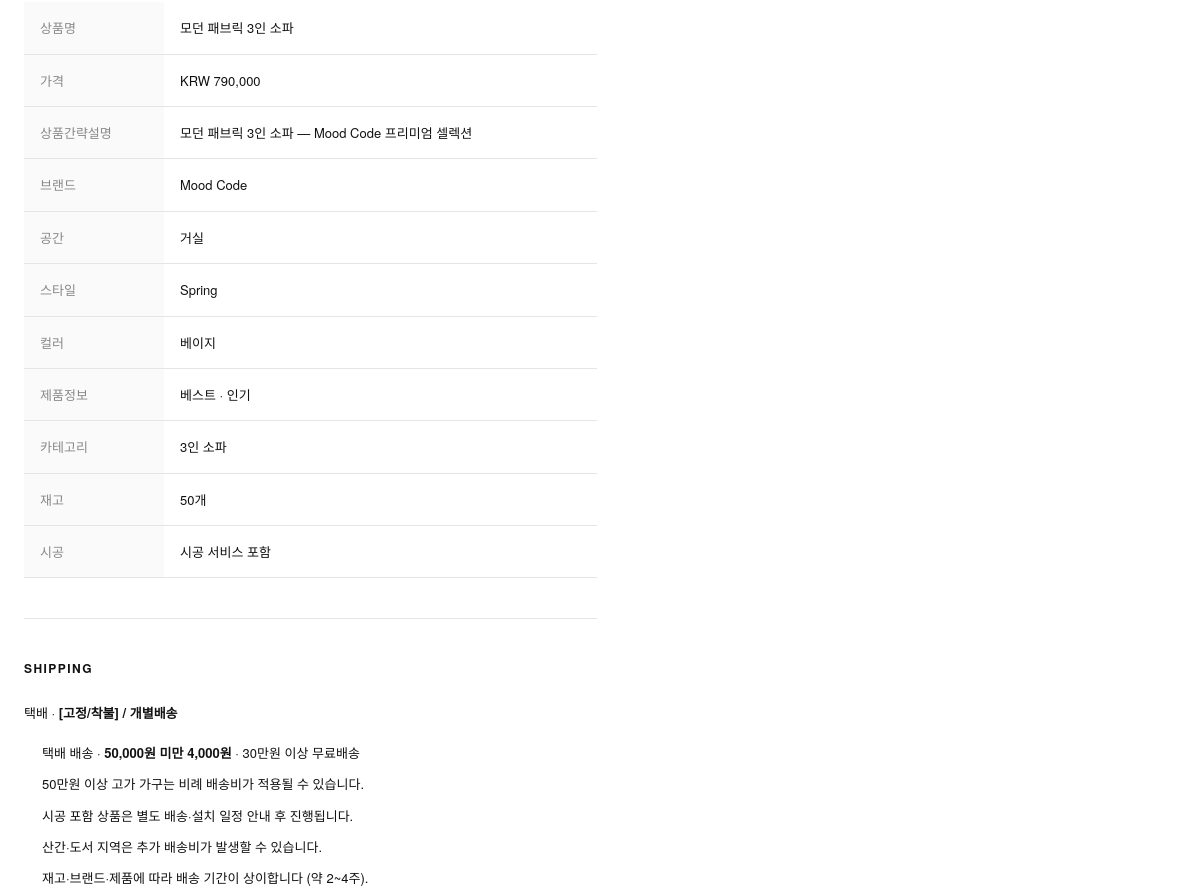
Page /products/modern-fabric-sofa (middle part) on the earlier database version.
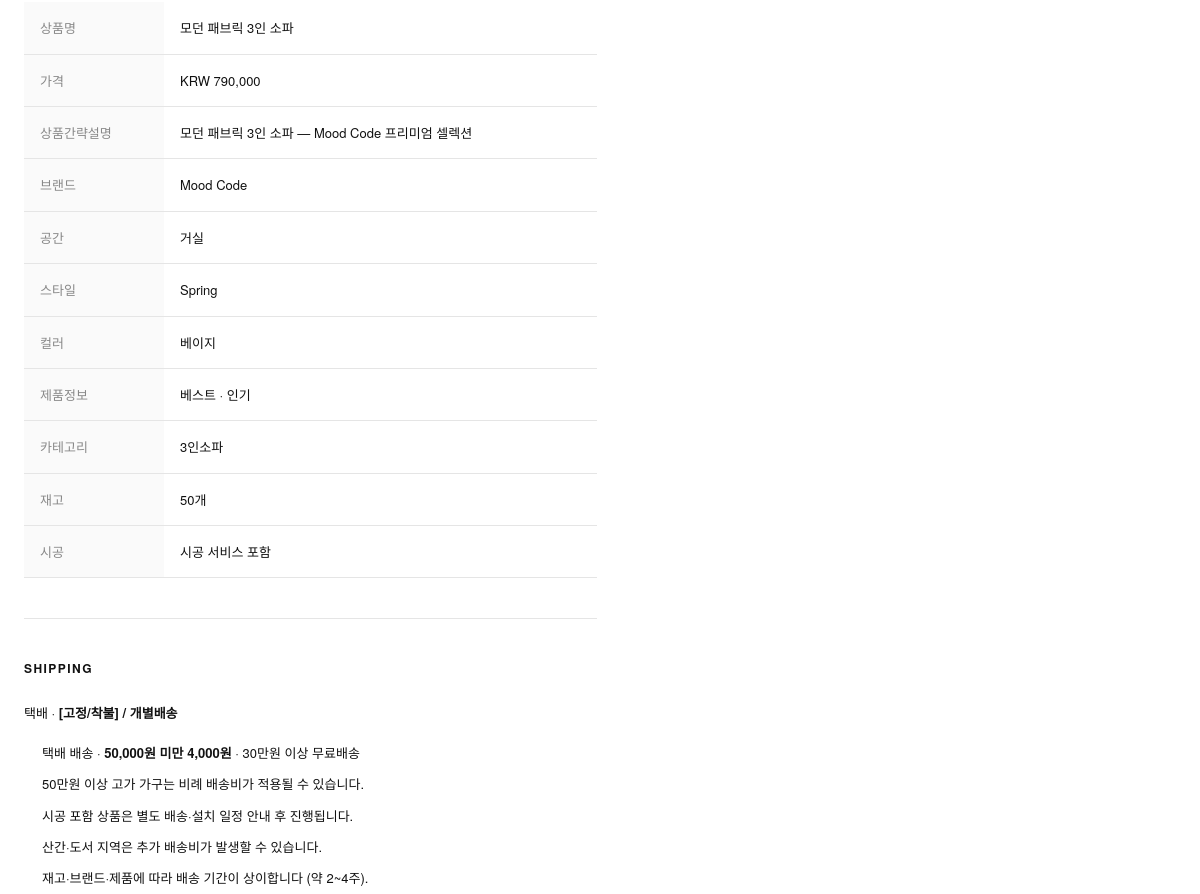
Same page on the later database version.
### models/product.py (models this page shows, shortened)
class Product(db.Model):
    __tablename__ = "products"
    id = db.Column(db.Integer, primary_key=True)
    category_id = db.Column(db.Integer, db.ForeignKey("categories.id"), nullable=False, index=True)
    name = db.Column(db.String(200), nullable=False)
    slug = db.Column(db.String(200), unique=True, nullable=False, index=True)
    description = db.Column(db.Text)
    price = db.Column(db.Integer, nullable=False)  # 원 단위 정수
    discount_price = db.Column(db.Integer)  # 할인가 (nullable)
    stock = db.Column(db.Integer, default=0, nullable=False)
    image_url = db.Column(db.String(500))
    brand = db.Column(db.String(80), index=True)
    filter_space = db.Column(db.String(20), index=True)   # living, bedroom, kitchen, balcony
    filter_style = db.Column(db.String(20), index=True)   # spring, summer, fall, winter, all
    filter_color = db.Column(db.String(20), index=True)   # white, beige, gray, ...
    mood_code_number = db.Column(db.String(32), index=True)  # MC-SF-001 (팀 내부 상품 코드)
    has_installation = db.Column(db.Boolean, default=False, nullable=False)
    is_popular = db.Column(db.Boolean, default=False, nullable=False)
    is_new = db.Column(db.Boolean, default=False, nullable=False)
    is_best = db.Column(db.Boolean, default=False, nullable=False)
    is_active = db.Column(db.Boolean, default=True, nullable=False)
    created_at = db.Column(db.DateTime, default=datetime.utcnow, nullable=False)
    updated_at = db.Column(
        db.DateTime, default=datetime.utcnow, onupdate=datetime.utcnow, nullable=False
    )
    category = db.relationship("Category", back_populates="products")
    cart_items = db.relationship("CartItem", back_populates="product", lazy="dynamic")
    order_items = db.relationship("OrderItem", back_populates="product", lazy="dynamic")
    wishlist_items = db.relationship("WishlistItem", back_populates="product", lazy="dynamic")
    reviews = db.relationship("Review", back_populates="product", lazy="dynamic")
    questions = db.relationship("ProductQuestion", back_populates="product", lazy="dynamic")
    @property
    def sale_price(self) -> int:
        return self.discount_price if self.discount_price else self.price
    @property
    def discount_rate(self) -> int:
        if self.discount_price and self.price > 0:
            return round((1 - self.discount_price / self.price) * 100)
        return 0

### models/category.py (models this page shows, shortened)
class Category(db.Model):
    __tablename__ = "categories"
    id = db.Column(db.Integer, primary_key=True)
    name = db.Column(db.String(100), unique=True, nullable=False)
    name_en = db.Column(db.String(100))  # 사이드 메뉴·카테고리 페이지 영문명
    slug = db.Column(db.String(100), unique=True, nullable=False, index=True)
    description = db.Column(db.Text)
    icon = db.Column(db.String(50))  # CSS 아이콘 클래스 또는 이모지
    sort_order = db.Column(db.Integer, default=0, nullable=False)
    is_active = db.Column(db.Boolean, default=True, nullable=False)
    created_at = db.Column(db.DateTime, default=datetime.utcnow, nullable=False)
    parent_id = db.Column(db.Integer, db.ForeignKey("categories.id"), nullable=True)
    parent = db.relationship("Category", remote_side=[id], backref="children")
    products = db.relationship("Product", back_populates="category", lazy="dynamic")

### routes/product.py (the view)
@product_bp.route("/products/<slug>")
def detail(slug: str):
    product = Product.query.filter_by(slug=slug, is_active=True).first()
    if not product:
        abort(404)
    related = (
        Product.query.filter(
            Product.category_id == product.category_id,
            Product.id != product.id,
            Product.is_active.is_(True),
        )
        .order_by(Product.is_best.desc(), Product.created_at.desc())
        .limit(4)
        .all()
    )
    return render_template(
        "product/detail.html",
        product=product,
        related_products=related,
        in_wishlist=is_in_wishlist(product.id),
        questions=get_product_questions(product.id),
        reviews=get_product_reviews(product.id),
        product_specs=get_product_specs(product),
        summary_specs=get_product_summary_specs(product),
        detail_table=get_product_detail_table(product),
        shipping_label=get_product_shipping_label(product),
        shipping_content=SHIPPING_CONTENT,
        exchange_content=EXCHANGE_CONTENT,
    )

### services/cart_service.py (called while the page is built, shortened)
def line_shipping_info(line: CartLine) -> dict:
    if line.product.has_installation:
        return {
            "label": "배송 : [고정/착불] / 개별배송",
            "fee": 0,
            "cod_separate": True,
            "standard": False,
        }

def _uses_db_cart() -> bool:
    return (
        current_user.is_authenticated
        and current_user.username not in _GUEST_USERNAMES
        and current_user.email not in _GUEST_EMAILS
    )

def _read_session_cart() -> dict[str, int]:
    raw = session.get("cart") or {}
    if not isinstance(raw, dict):
        return {}
    result: dict[str, int] = {}
    return result

def get_cart_count() -> int:
    return sum(_read_session_cart().values())

### services/channel_talk_service.py (called while the page is built, shortened)
def get_boot_options() -> dict[str, Any] | None:
    plugin_key = current_app.config.get("CHANNEL_TALK_PLUGIN_KEY", "")
    if not plugin_key:
        return None

def is_channel_talk_enabled() -> bool:
    return bool(current_app.config.get("CHANNEL_TALK_PLUGIN_KEY"))

### services/product_detail_content.py (called while the page is built)
def get_product_summary_specs(product: Product) -> list[str]:
    lines: list[str] = []
    if product.brand:
        lines.append(product.brand)
    if product.filter_space:
        lines.append(get_option_label("space", product.filter_space))
    if product.filter_style:
        lines.append(get_option_label("style", product.filter_style))
    if product.filter_color:
        lines.append(get_option_label("color", product.filter_color))
    if product.mood_code_number:
        lines.append(product.mood_code_number)
    if product.has_installation:
        lines.append("시공 서비스 포함")
    return lines

def get_product_detail_table(product: Product) -> list[dict[str, str]]:
    rows: list[dict[str, str]] = [
        {"label": "상품명", "value": product.name},
        {"label": "가격", "value": f"KRW {product.sale_price:,}"},
    ]
    if product.description:
        rows.append({"label": "상품간략설명", "value": product.description})
    for spec in get_product_specs(product):
        rows.append(spec)
    if product.category:
        rows.append({"label": "카테고리", "value": product.category.name})
    rows.append({"label": "재고", "value": f"{product.stock}개"})
    if product.has_installation:
        rows.append({"label": "시공", "value": "시공 서비스 포함"})
    return rows

def get_product_shipping_label(product: Product) -> str:
    info = line_shipping_info(CartLine(product=product, quantity=1))
    return info["label"].replace("배송 : ", "")

### services/wishlist_service.py (called while the page is built, shortened)
def is_in_wishlist(product_id: int) -> bool:
    if not _can_use_wishlist():
        return False

### templates/product/detail.html (shortened to what this page needs)
{% extends "base.html" %}
{% block extra_css %}
<link rel="stylesheet" href="{{ url_for('static', filename='css/search.css') }}?v=20260803b">
{% endblock %}
{% block content %}
{% set sold_out = product.stock < 1 %}
<article class="product-detail product-detail--hpix">
  <div class="container product-detail__inner">
    <div
      class="product-detail__shell"
      data-product-detail
      data-product-slug="{{ product.slug }}"
      data-product-id="{{ product.id }}"
      data-unit-price="{{ product.sale_price }}"
    >
      <div class="product-detail__content">
        <section class="product-detail__panel" id="detail-specs">
          <div class="product-detail__panel-body">
            <table class="product-detail__table">
              <tbody>
                {% for row in detail_table %}
                <tr>
                  <th scope="row">{{ row.label }}</th>
                  <td>{{ row.value }}</td>
                </tr>
                {% endfor %}
              </tbody>
            </table>
          </div>
        </section>
        <section class="product-detail__panel" id="detail-shipping">
          <h2 class="product-detail__panel-title">SHIPPING</h2>
          <div class="product-detail__panel-body product-detail__richtext">
            <p class="product-detail__shipping-lead">택배 · <strong>{{ shipping_label }}</strong></p>
            {{ shipping_content | safe }}
          </div>
        </section>
      </div>
    </div>
  </div>
</article>
{% endblock %}

### templates/base.html (shortened to what this page needs)
<!DOCTYPE html>
<html lang="ko">
<head>
  <link rel="stylesheet" href="{{ url_for('static', filename='css/base.css') }}?v=20260803f">
  <link rel="stylesheet" href="{{ url_for('static', filename='css/cart.css') }}">
  <link rel="stylesheet" href="{{ url_for('static', filename='css/inquiry-modal.css') }}?v=20260801a">
  {% block extra_css %}{% endblock %}
</head>
<body
  class="{% block body_class %}{% endblock %}"
  data-user-logged-in="{{ 'true' if current_user.is_authenticated else 'false' }}"
  data-login-url="{{ url_for('auth.login') }}"
>
  <main class="site-main">
    {% block content %}{% endblock %}
  </main>
</body>
</html>

### static/css/base.css (style rules this page uses)
:root { --color-text: #111111; --color-text-light: #888888; --color-border: #e5e5e5; --color-bg: #ffffff; --color-bg-gray: #f8f8f8; --color-footer: #111111; --font-main: "Helvetica Neue", "Apple SD Gothic Neo", "Malgun Gothic", sans-serif; --header-height: 60px; --top-banner-height: 0px; --max-width: 100%; --ease-out-soft: cubic-bezier(0.22, 1, 0.36, 1); --ease-smooth: cubic-bezier(0.4, 0, 0.2, 1); }
*, *::before, *::after { box-sizing: border-box; margin: 0; padding: 0; }
html { scroll-behavior: auto; }
body { font-family: var(--font-main); color: var(--color-text); background: var(--color-bg); line-height: 1.5; min-height: 100vh; display: flex; flex-direction: column; }
ul { list-style: none; }
.container { width: 100%; max-width: 1400px; margin: 0 auto; padding: 0 24px; }
.site-main { flex: 1; }

### static/css/search.css (style rules this page uses)
.product-detail--hpix { --buybox-sticky-top: calc(var(--header-height, 60px) + 16px); padding: 24px 0 100px; }
.product-detail__shell { display: grid; grid-template-columns: minmax(0, 1.05fr) minmax(320px, 0.95fr); grid-template-areas: "gallery buybox" "content buybox"; column-gap: clamp(32px, 5vw, 80px); row-gap: 40px; align-items: start; }
.product-detail__content { grid-area: content; min-width: 0; }
.product-detail__panel { padding: 40px 0; border-bottom: 1px solid var(--color-border); }
.product-detail__panel-title { font-size: 12px; font-weight: 600; letter-spacing: 0.12em; margin-bottom: 24px; }
.product-detail__panel-body { font-size: 13px; line-height: 1.8; color: var(--color-text); max-width: 880px; }
.product-detail__table { width: 100%; border-collapse: collapse; font-size: 13px; }
.product-detail__table th, .product-detail__table td { padding: 14px 16px; border-bottom: 1px solid var(--color-border); vertical-align: top; text-align: left; }
.product-detail__table th { width: 140px; color: var(--color-text-light); font-weight: 500; background: #fafafa; }
.product-detail__richtext .hpix-list { margin: 0 0 20px; padding-left: 18px; }
.product-detail__richtext .hpix-list li { margin-bottom: 8px; }
.product-detail__shipping-lead { margin-bottom: 16px; }

Differences in the rows shown:
changed Category: value "3인 소파" → "3인소파"
